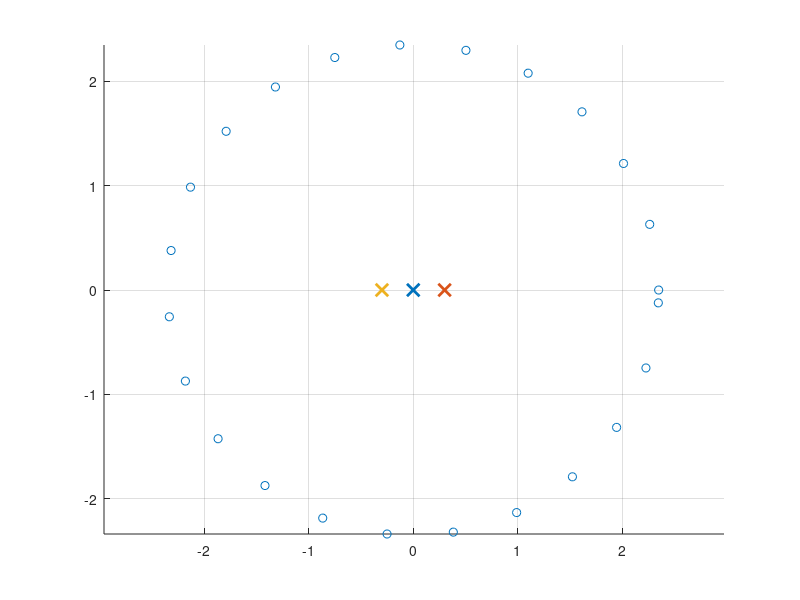

Recreate this plot in MATLAB. (Note: this script raises an error after producing the figure.)
clf
r = 2.35; %m
xc = 0;   %center x
yc = 0;   %center y

n_meas = 24;

theta = linspace(0,2*pi-((3*pi)/180),n_meas);
x = r*cos(theta) + xc;
y = r*sin(theta) + yc;

mic_xyz = cat(1, x, y, zeros(1, n_meas));

ES1 = [0,0,0];
ES2 = [0.3,0,0];
ES3 = [-0.3,0,0];

ES_xyz = cat(1, ES1, ES2, ES3);

figure(5)
scatter(x,y)
hold on
plot(ES1(1),ES1(2), 'x', 'LineWidth', 2, 'MarkerSize', 9);
plot(ES2(1),ES2(2), 'x', 'LineWidth', 2, 'MarkerSize', 9);
plot(ES3(1),ES3(2), 'x', 'LineWidth', 2, 'MarkerSize', 9);
grid
axis equal
hold off

r_ES = EDcalcdist(ES_xyz, mic_xyz.');
r_ES1 = r_ES(1,:);
r_ES2 = r_ES(2,:);
r_ES3 = r_ES(3,:);

% Demo of discretization error for impulse responses

% samplemethod = 1 -> round at low fs
% samplemethod = 2 -> round at high fs and decimate
% samplemethod = 3 -> round at low fs but split pulse between two samples

samplemethod = 2;

% Generate discrete-time IRs
% Exact arrival times
cair = 343;

% Approach 1: round to nearest discrete time-sample
fs = 48000;

if samplemethod == 2
    noversamp = 8;

    fs_oversamp = fs*noversamp;
    dt = 1/fs_oversamp;
elseif samplemethod == 1 
    dt = 1/fs;
elseif samplemethod == 3 
    dt = 1/fs;
end

n_exact = zeros(3, n_meas);
n_rounded = zeros(3, n_meas);

for i = 1:3
    for j = 1:n_meas
        t_ij = r_ES(i,j)/cair;
        n_exact(i,j) = t_ij/dt + 1;
        n_rounded(i,j) = round(t_ij/dt) + 1;
        
    end
end

irmaxlength = max([n_rounded(1,:) n_rounded(2,:) n_rounded(3,:)]) + 1;

ir = zeros(3, n_meas, irmaxlength+500);
nfft = 8192;
F = zeros(3, n_meas,nfft);

if samplemethod < 3
    for i = 1:3
        for j = 1:n_meas
            ir(i,j,n_rounded(i,j)) = 1/r_ES(i,j);
            if samplemethod == 2
                ir(i,j,:) = noversamp*decimate(ir(i,j,:),noversamp);
            end
            F(i,j,:) = fft(ir(i,j,:),nfft);
        end
    end
else
    for i = 1:3
        for j = 1:n_meas
            frac = n_exact(i,j) - floor(n_exact(i,j));
            ir(i,j,floor(n_exact(i,j))) = 1/r_ES(i,j)*(1-frac);
            ir(i,j,floor(n_exact(i,j)+1)) = 1/r_ES(i,j)*frac;
            
            F(i,j,:) = fft(ir(i,j,:),nfft);
        end
    end
end

figure(3)
plot(ir(1,1))
pause

fvec_fft = fs/nfft*[0:nfft/2-1].';

ptot_fromIR = sum(F,[1 2]);
ptot_fromIR = ptot_fromIR(1:nfft/2);
ptot_fromIR = squeeze(ptot_fromIR);

% Truth: FD results

cair = 343;
kvec = 2*pi*fvec_fft/cair;

% Correct answer, in freq. domain
ptot = 0;
for i = 1:3
    for j = 1:n_meas
        ptot = ptot + exp(-1i*kvec*r_ES(i,j))/r_ES(i,j);
    end     
end
if samplemethod == 2
    % Correct scale for IR results
    ptot_fromIR = ptot_fromIR*(1/r1 + 1/r2)/(sum(ir1)+sum(ir2));
end

figure(1)
clf(1)
h = plot(fvec_fft,abs(ptot),'o',fvec_fft,abs(ptot_fromIR));
seth
grid
legend('FD results (truth)','IR-to-FR results');

figure(3)
clf(3)
h = plot(fvec_fft,unwrap(angle(ptot)),'o',fvec_fft,unwrap(angle(ptot_fromIR)));
seth
grid
legend('FD results (truth)','IR-to-FR results');
g = ylabel('Phase   [rad].');
sg14

resultdiff = ptot_fromIR(:) - ptot(:);
figure(2)
h = plot(fvec_fft,abs(resultdiff)./abs(ptot),'-');
seth
grid
g = ylabel('Rel. error   [-]');
sg14












